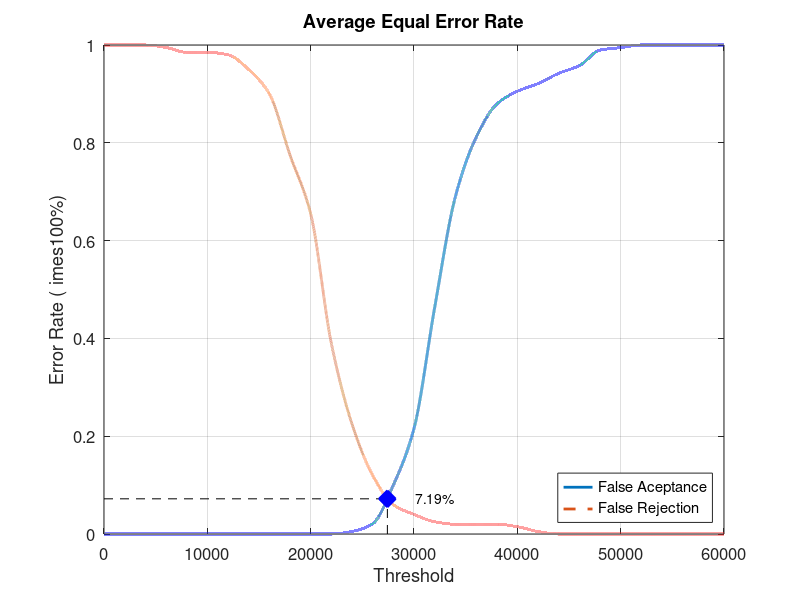
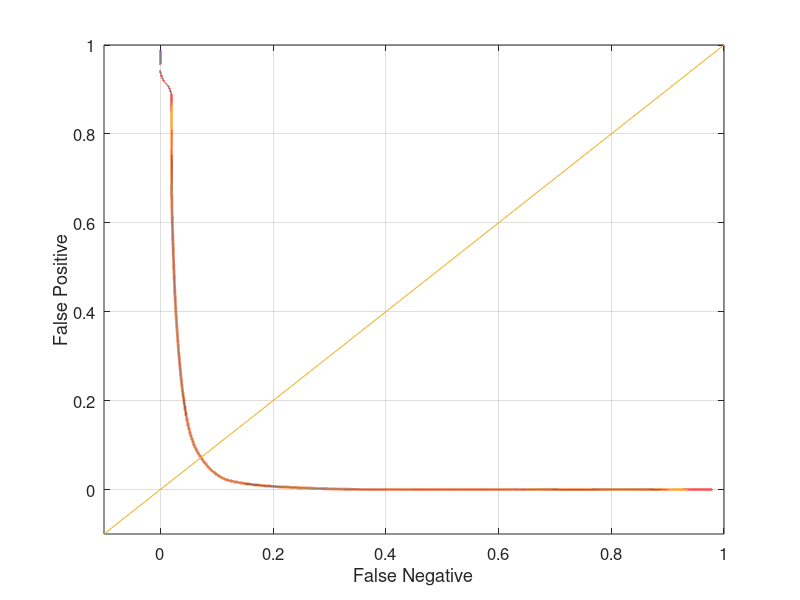

The MATLAB source for these figures, in order:
close all;
clear;
clc;
x = 0:2000:60000;
xq = 0:0.5:60000;

y0 = [0 0 0 0 0 0 0 0 0 0 0 0 0.00526316 0.0210526 0.1 0.215789 0.463158 0.689474 0.810526 0.878947 0.905263 0.921053 0.942105 0.957895 0.989474 0.994737 1 1 1 1 1]
yy0 = interp1(x, y0, xq, 'pchip');
y1 = [1 1 1 0.995 0.985 0.985 0.98 0.95 0.9 0.775 0.655 0.39 0.225 0.12 0.06 0.04 0.025 0.02 0.02 0.02 0.015 0.005 0 0 0 0 0 0 0 0 0]
yy1 = interp1(x, y1, xq, 'pchip');

% Calculating EER: 
y2 = abs(y0 - y1);
find(y2 == min(y2))
yy2 = abs(yy0 - yy1);
xEER = find(yy2 == min(yy2));
xEERIndex = xq(xEER) % X-axis EER
yEER = yy0(xEER) % Y-axis EER

main = figure
plot(xq, yy0,'-','LineWidth', 2);	hold on
plot(xq, yy1,'--','LineWidth', 2);	hold on
plot([xEERIndex xEERIndex], [0 yEER], 'k--');	hold on
plot([0 xEERIndex], [yEER yEER], 'k--');	hold on
plot(xEERIndex, yEER, 'bx', 'LineWidth', 10);	hold on
text(xEERIndex + 10 * xEERIndex / 100, yEER, [num2str(round((10000 * yEER)) / 100) '%'])
legend('False Aceptance', 'False Rejection', 'Location', 'SouthEast')
xlabel('Threshold')
ylabel('Error Rate (	imes100%)')
title('Average Equal Error Rate')
set(gca, 'FontSize', 12)
axis([0 60000 0 1])
grid on

print(main, 'Database2_2Main', '-dpng');
FNRxFPR = figure('Color', [1 1 1]);
plot(yy1, yy0, '-', yy1, yy0, 'LineWidth', 2);
hold on
y = -0.1:0.1:1
plot(y, y); 
set(gca, 'FontSize', 12)
xlabel('False Negative')
ylabel('False Positive')
axis([-0.1 1 -0.1 1])
set(gca, 'FontSize', 12)
grid on

print(FNRxFPR, 'Database2_2FNRxFPR','-dpng');
